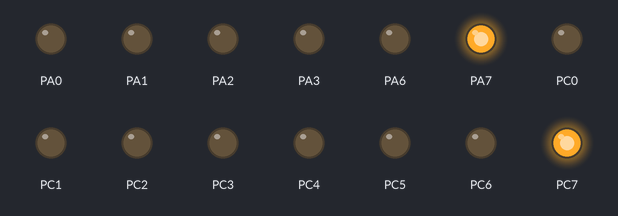
The program below on a simulated ATmega16, built with avr-gcc and emulated at 8 MHz. Shown: output pins drawn as LEDs (lit = HIGH).

Above: at 0.02 s.
At 0.27 s:
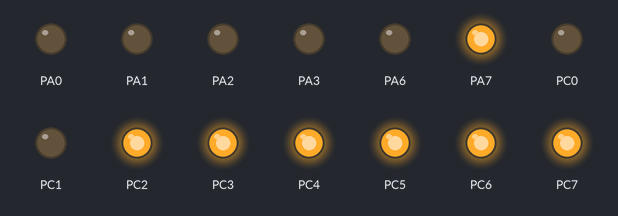
At 0.57 s:
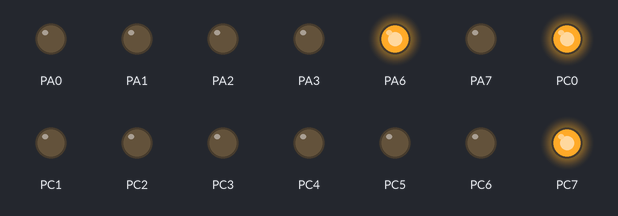
At 1.12 s:
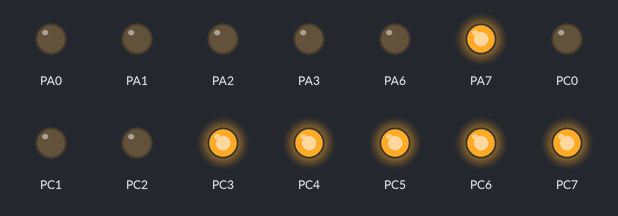
At 1.67 s:
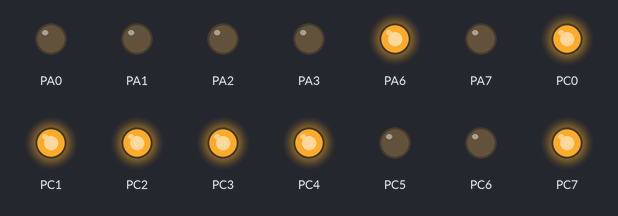
At 2.25 s:
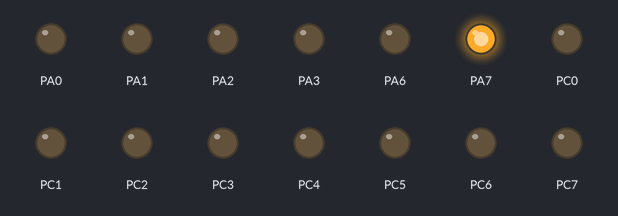
Timing chart, 0 to 3.0 s (numbered marks = the images above):
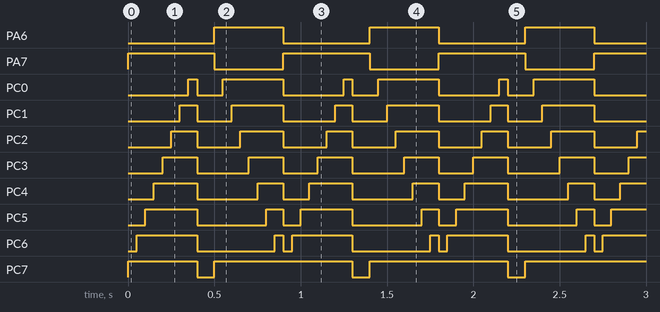

The program:

led+motor.c
```c
#include<avr/io.h>
#define F_CPU 8000000
#include<util/delay.h>
void main()
{
   DDRA=0xff;
   DDRC=0xff;

   while(1)
   {
       PORTA=0b10000000;
	   PORTC=0b10000000;
	   _delay_ms(50);
	   PORTC=0b11000000;
	   _delay_ms(50);
	   PORTC=0b11100000;
	   _delay_ms(50);
	   PORTC=0b11110000;
	   _delay_ms(50);
	   PORTC=0b11111000;
	   _delay_ms(50);
	   PORTC=0b11111100;
	   _delay_ms(50);
	   PORTC=0b11111110;
	   _delay_ms(50);
	   PORTC=0b11111111;
	   _delay_ms(50);
	   PORTC=0b00000000;
	   _delay_ms(100);
	   PORTA=0b01000000;
	   PORTC=0b10000000;
	   _delay_ms(50);
	   PORTC=0b10000001;
	   _delay_ms(50);
	   PORTC=0b10000011;
	   _delay_ms(50);
	   PORTC=0b10000111;
	   _delay_ms(50);
	   PORTC=0b10001111;
	   _delay_ms(50);
	   PORTC=0b10011111;
	   _delay_ms(50);
	   PORTC=0b10111111;
	   _delay_ms(50);
	   PORTC=0b11111111;
	   _delay_ms(50);


	   }
	   }
```

Measured:
- by itself, PA6: alternates HIGH for 0.40 s and LOW for 0.50 s
- by itself, PA7: alternates HIGH for 0.50 s and LOW for 0.40 s
- by itself, PC0: repeats every 0.90 s: LOW 0.15 s, HIGH 0.35 s, LOW 0.35 s, HIGH 0.05 s
- by itself, PC1: repeats every 0.90 s: LOW 0.20 s, HIGH 0.30 s, LOW 0.30 s, HIGH 0.10 s
- by itself, PC2: repeats every 0.90 s: LOW 0.25 s, HIGH 0.25 s, LOW 0.25 s, HIGH 0.15 s
- by itself, PC3: repeats every 0.90 s: LOW 0.30 s, HIGH 0.20 s, LOW 0.20 s, HIGH 0.20 s
- by itself, PC4: repeats every 0.90 s: LOW 0.35 s, HIGH 0.15 s, LOW 0.15 s, HIGH 0.25 s
- by itself, PC5: repeats every 0.90 s: LOW 0.40 s, HIGH 0.10 s, LOW 0.10 s, HIGH 0.30 s
